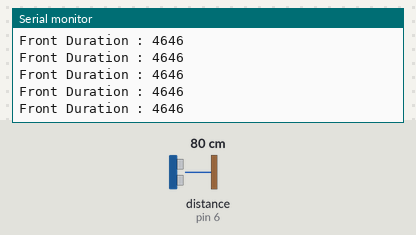
A sketch run on a simulated Arduino Uno, built with avr-gcc and run on an emulated ATmega328P. Parts: the last lines printed to the serial monitor. Wiring (inferred from the names in the program): ultrasonic range finder: trigger pin 6; echo pin 6. The inputs (shaded band) are chosen by the test bench; at power-on: distance to the obstacle (sensor on pin 6) 80 cm. The echo pulse lasts 58.3 µs per cm.

Above: at 1.2 s.
1.3 s: distance to the obstacle (sensor on pin 6) set to 250 cm
At 1.5 s:
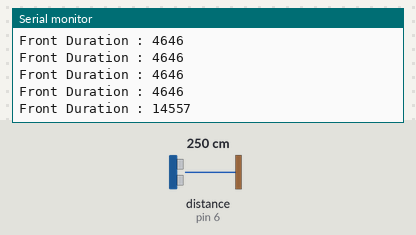
4.3 s: distance to the obstacle (sensor on pin 6) set to 2 cm
At 4.39 s:
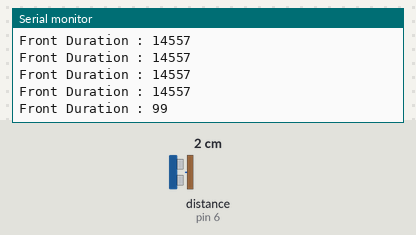
5.8 s: distance to the obstacle (sensor on pin 6) set to 35 cm
At 5.81 s:
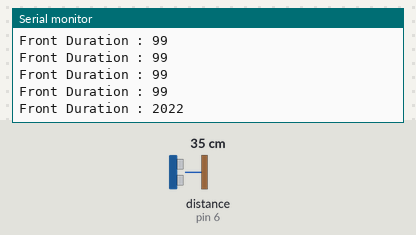
11.8 s: distance to the obstacle (sensor on pin 6) set to 250 cm
At 11.9 s:
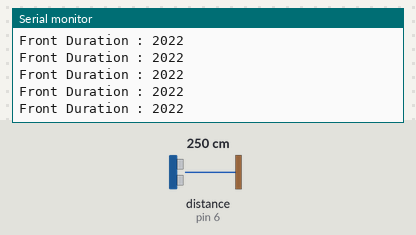
Timing chart, 0 to 14.8 s (numbered marks = the images above; inputs shaded):
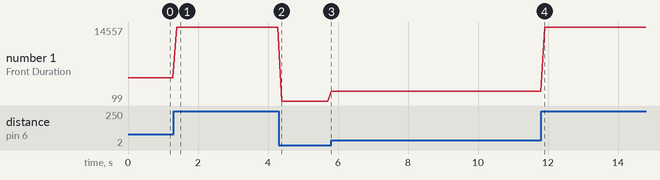

The sketch:

ultrasonic_three_pin.ino
```cpp
int pingPin = 6;

void setup() {
  // initialize serial communication:
  Serial.begin(9600);
}

void loop()
{
  getFrontDuration();

  delay(100);
}


long getFrontDuration() {
  long duration;
  pinMode(pingPin, OUTPUT);
  digitalWrite(pingPin, LOW);
  delayMicroseconds(2);
  digitalWrite(pingPin, HIGH);
  delayMicroseconds(5);
  digitalWrite(pingPin, LOW);

  pinMode(pingPin, INPUT);
  duration = pulseIn(pingPin, HIGH);

  // print
  Serial.print("Front Duration : ");
  Serial.println(duration);


  return duration ;
}
```

Measured:
- after the input at 1.3 s, the serial monitor: prints a new line after 0.09 s (image 1)
- after the input at 4.3 s, the serial monitor: prints a new line after 0.09 s (image 2)
- after the input at 5.8 s, the serial monitor: prints a new line at once (image 3)
- plotted number 1: 4646 → 14557 after the input at 1.3 s, 14557 → 99 after the input at 4.3 s, 99 → 2022 after the input at 5.8 s, 2022 → 14557 after the input at 11.8 s
